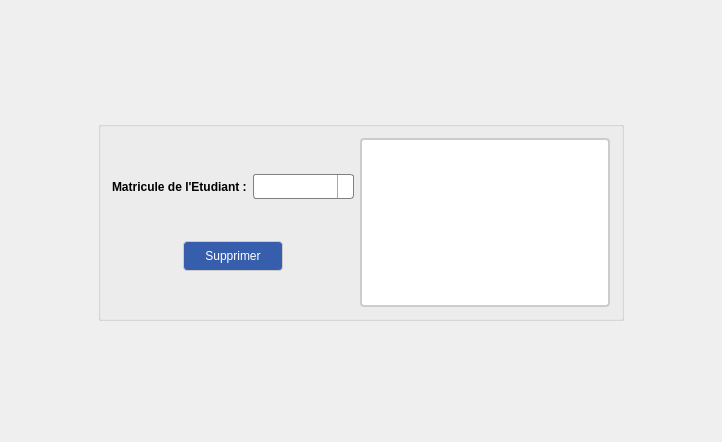
<?xml version="1.0" encoding="UTF-8"?>
<ui version="4.0">
 <class>FenetreSupprimerEtudiant</class>
 <widget class="QWidget" name="FenetreSupprimerEtudiant">
  <property name="geometry">
   <rect>
    <x>0</x>
    <y>0</y>
    <width>722</width>
    <height>442</height>
   </rect>
  </property>
  <property name="windowTitle">
   <string>FenetreSupprimerEtudiant</string>
  </property>
  <property name="styleSheet">
   <string notr="true">QPushButton#boutonSupprimerEtudiant{
	font: 75 14pt &quot;Tw Cen MT&quot;;
	border: 1px solid #ccc;
	border-radius: 4px;
	background-color: rgb(55, 94, 173);
	color: #fff;
}

QPushButton#boutonSupprimerEtudiant:hover {
	background-color: rgb(47, 80, 147);
}

QMessageBox { 
	font-size: 15px;
 }

QLabel#labelProfilEtudiant{
	border: 2px solid #ccc;
	background-color: #fff;
	border-radius: 4px;
}

QLabel {
	font: 75 10pt &quot;MS Shell Dlg 2&quot;;
	font-weight: bold;
	text-align: center;
}

QComboBox{
     border: 1px solid gray;
     border-radius: 3px;
     padding: 1px 18px 1px 3px;
     min-width: 6em;
 }
 
 QComboBox:!editable, QComboBox::drop-down:editable {
      background: qlineargradient(x1: 0, y1: 0, x2: 0, y2: 1,
                                  stop: 0 #E1E1E1, stop: 0.4 #DDDDDD,
                                  stop: 0.5 #D8D8D8, stop: 1.0 #D3D3D3);
 }

 QComboBox:!editable:on, QComboBox::drop-down:editable:on {
     background: qlineargradient(x1: 0, y1: 0, x2: 0, y2: 1,
                                 stop: 0 #D3D3D3, stop: 0.4 #D8D8D8,
                                 stop: 0.5 #DDDDDD, stop: 1.0 #E1E1E1);
 }
 
 QComboBox:on{
     padding-top: 3px;
     padding-left: 4px;
 }
 
 QComboBox::drop-down {
     subcontrol-origin: padding;
     subcontrol-position: top right;
     width: 15px;
 
     border-left-width: 1px;
     border-left-color: darkgray;
     border-left-style: solid;
     border-top-right-radius: 3px;
     border-bottom-right-radius: 3px;
 }

 QComboBox::down-arrow{
     image: url(:/imgs/images/flecheBas.png);
	 width: 10px;
 }

 QComboBox QAbstractItemView{
     border: 2px solid darkgray;
     selection-background-color: #394da7;
 }</string>
  </property>
  <layout class="QGridLayout" name="gridLayout">
   <item row="0" column="0">
    <spacer name="horizontalSpacer_3">
     <property name="orientation">
      <enum>Qt::Horizontal</enum>
     </property>
     <property name="sizeType">
      <enum>QSizePolicy::MinimumExpanding</enum>
     </property>
     <property name="sizeHint" stdset="0">
      <size>
       <width>50</width>
       <height>20</height>
      </size>
     </property>
    </spacer>
   </item>
   <item row="0" column="2">
    <spacer name="horizontalSpacer_4">
     <property name="orientation">
      <enum>Qt::Horizontal</enum>
     </property>
     <property name="sizeType">
      <enum>QSizePolicy::MinimumExpanding</enum>
     </property>
     <property name="sizeHint" stdset="0">
      <size>
       <width>50</width>
       <height>20</height>
      </size>
     </property>
    </spacer>
   </item>
   <item row="0" column="1">
    <widget class="QGroupBox" name="groupBox">
     <property name="maximumSize">
      <size>
       <width>16777215</width>
       <height>200</height>
      </size>
     </property>
     <property name="title">
      <string/>
     </property>
     <layout class="QGridLayout" name="gridLayout_2">
      <item row="0" column="0">
       <layout class="QHBoxLayout" name="horizontalLayout_3">
        <item>
         <layout class="QVBoxLayout" name="verticalLayout">
          <item>
           <layout class="QHBoxLayout" name="horizontalLayout">
            <item>
             <widget class="QLabel" name="labelMatEtuSup">
              <property name="text">
               <string>Matricule de l'Etudiant :</string>
              </property>
             </widget>
            </item>
            <item>
             <widget class="QComboBox" name="comboBoxMatriculeEtudiant">
              <property name="minimumSize">
               <size>
                <width>101</width>
                <height>25</height>
               </size>
              </property>
              <property name="editable">
               <bool>true</bool>
              </property>
             </widget>
            </item>
           </layout>
          </item>
          <item>
           <layout class="QHBoxLayout" name="horizontalLayout_2">
            <item>
             <spacer name="horizontalSpacer">
              <property name="orientation">
               <enum>Qt::Horizontal</enum>
              </property>
              <property name="sizeHint" stdset="0">
               <size>
                <width>40</width>
                <height>20</height>
               </size>
              </property>
             </spacer>
            </item>
            <item>
             <widget class="QPushButton" name="boutonSupprimerEtudiant">
              <property name="minimumSize">
               <size>
                <width>100</width>
                <height>30</height>
               </size>
              </property>
              <property name="text">
               <string>Supprimer</string>
              </property>
             </widget>
            </item>
            <item>
             <spacer name="horizontalSpacer_2">
              <property name="orientation">
               <enum>Qt::Horizontal</enum>
              </property>
              <property name="sizeHint" stdset="0">
               <size>
                <width>40</width>
                <height>20</height>
               </size>
              </property>
             </spacer>
            </item>
           </layout>
          </item>
         </layout>
        </item>
        <item>
         <widget class="QLabel" name="labelProfilEtudiant">
          <property name="minimumSize">
           <size>
            <width>250</width>
            <height>0</height>
           </size>
          </property>
          <property name="text">
           <string/>
          </property>
          <property name="margin">
           <number>10</number>
          </property>
         </widget>
        </item>
       </layout>
      </item>
     </layout>
    </widget>
   </item>
  </layout>
 </widget>
 <layoutdefault spacing="6" margin="11"/>
 <resources/>
 <connections/>
</ui>
